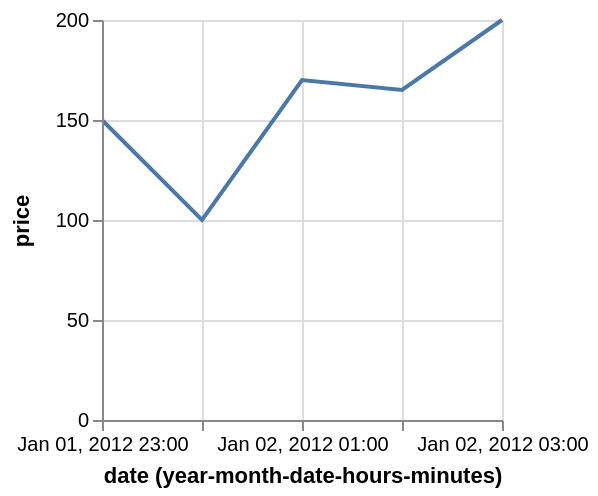

Source (Vega-Lite JSON):
### Vega specification from a JSON file in a GitHub repository (floating-point values rounded to 4 significant figures)
{"$schema": "https://vega.github.io/schema/vega/v3.0.json", "description": "Google's stock price over time.", "autosize": "pad", "padding": 5, "width": 200, "height": 200, "style": "cell", "data": [{"name": "source_0", "values": [{"date": "Sun, 01 Jan 2012 23:00:00", "price": 150}, {"date": "Sun, 02 Jan 2012 00:00:00", "price": 100}, {"date": "Sun, 02 Jan 2012 01:00:00", "price": 170}, {"date": "Sun, 02 Jan 2012 02:00:00", "price": 165}, {"date": "Sun, 02 Jan 2012 03:00:00", "price": 200}]}, {"name": "data_0", "source": "source_0", "transform": [{"type": "formula", "expr": "toDate(datum[\"date\"])", "as": "date"}, {"type": "formula", "expr": "toNumber(datum[\"price\"])", "as": "price"}, {"type": "formula", "as": "utcyearmonthdatehoursminutes_date", "expr": "datetime(utcyear(datum[\"date\"]), utcmonth(datum[\"date\"]), utcdate(datum[\"date\"]), utchours(datum[\"date\"]), utcminutes(datum[\"date\"]), 0, 0)"}, {"type": "filter", "expr": "datum[\"utcyearmonthdatehoursminutes_date\"] !== null && !isNaN(datum[\"utcyearmonthdatehoursminutes_date\"]) && datum[\"price\"] !== null && !isNaN(datum[\"price\"])"}]}], "marks": [{"name": "marks", "type": "line", "style": ["line"], "sort": {"field": "datum[\"utcyearmonthdatehoursminutes_date\"]", "order": "descending"}, "from": {"data": "data_0"}, "encode": {"update": {"x": {"scale": "x", "field": "utcyearmonthdatehoursminutes_date"}, "y": {"scale": "y", "field": "price"}, "stroke": {"value": "#4c78a8"}}}}], "scales": [{"name": "x", "type": "time", "domain": {"data": "data_0", "field": "utcyearmonthdatehoursminutes_date"}, "range": [0, {"signal": "width"}]}, {"name": "y", "type": "linear", "domain": {"data": "data_0", "field": "price"}, "range": [{"signal": "height"}, 0], "nice": true, "zero": true}], "axes": [{"scale": "x", "orient": "bottom", "labelOverlap": true, "tickCount": {"signal": "ceil(width/40)"}, "title": "date (year-month-date-hours-minutes)", "zindex": 1, "encode": {"labels": {"update": {"text": {"signal": "timeFormat(datum.value, '%b %d, %Y %H:%M')"}}}}}, {"scale": "x", "orient": "bottom", "domain": false, "grid": true, "labels": false, "maxExtent": 0, "minExtent": 0, "tickCount": {"signal": "ceil(width/40)"}, "ticks": false, "zindex": 0, "gridScale": "y"}, {"scale": "y", "orient": "left", "labelOverlap": true, "tickCount": {"signal": "ceil(height/40)"}, "title": "price", "zindex": 1}, {"scale": "y", "orient": "left", "domain": false, "grid": true, "labels": false, "maxExtent": 0, "minExtent": 0, "tickCount": {"signal": "ceil(height/40)"}, "ticks": false, "zindex": 0, "gridScale": "x"}], "config": {"axis": {"titlePadding": 5}, "axisY": {"minExtent": 30}}}
